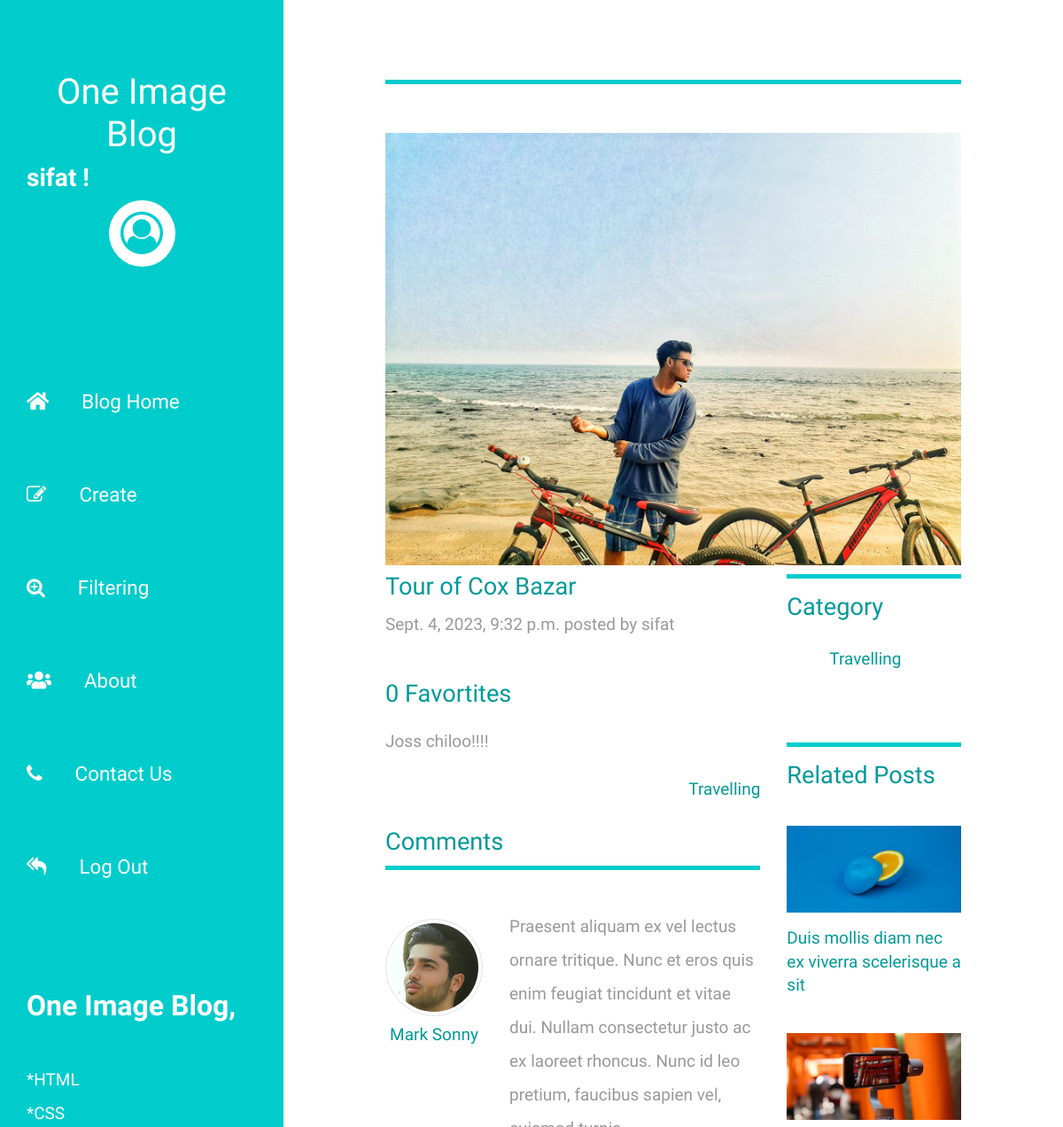
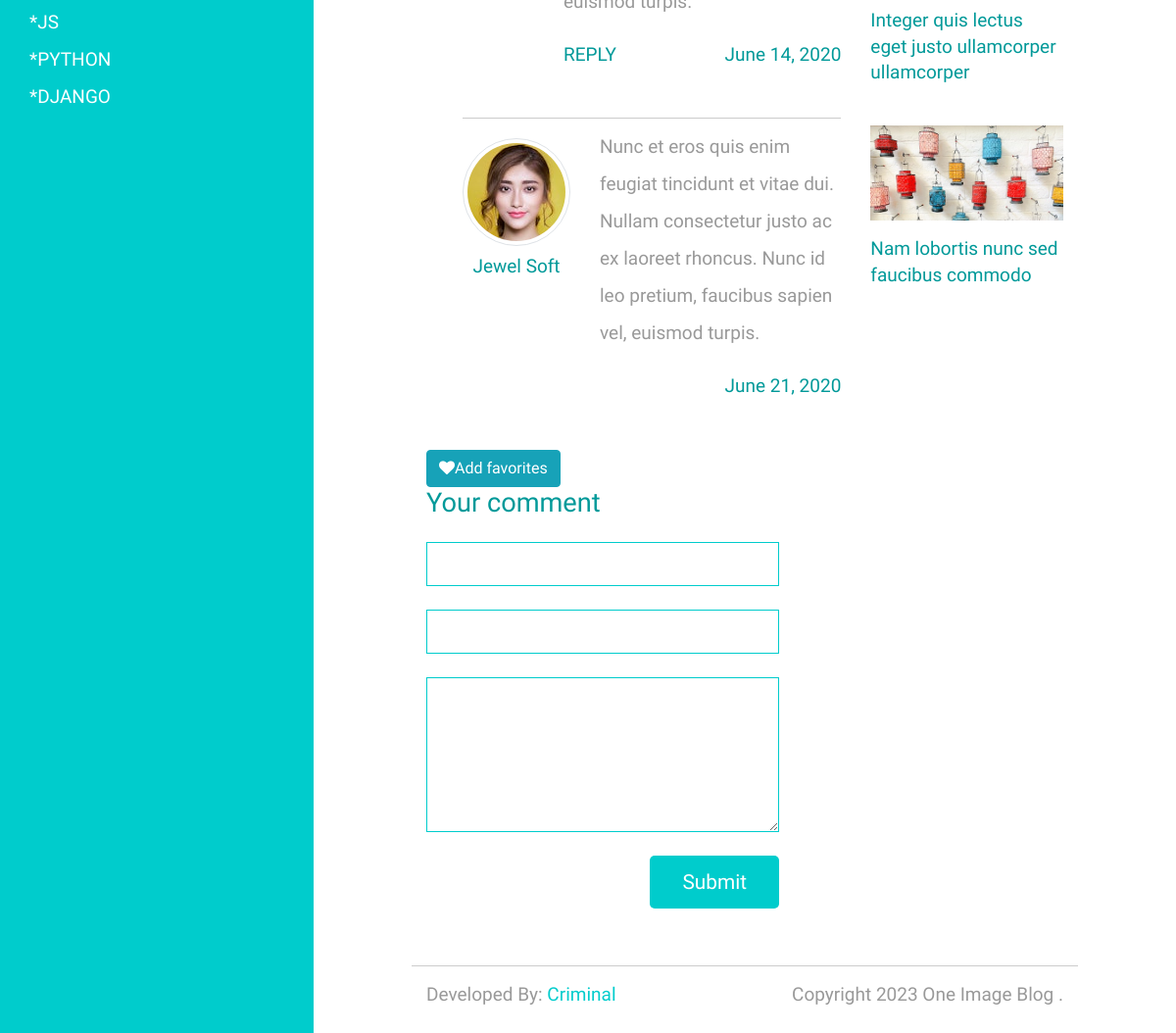
The app's page /blogs/details/6 (signed in) with its own data (2 pictures, top to bottom).
### blogs/models.py (models this page shows, shortened)
class blogs(models.Model):
    blog_title      = models.CharField(max_length=200, unique=True)
    slug            = models.SlugField(max_length=200, unique=True)
    images          = models.ImageField(upload_to='photos/chobi',blank=False)
    description     = models.TextField(max_length=5000, blank=False)
    category        = models.ForeignKey(Category, on_delete=models.CASCADE)
    created_date    = models.DateTimeField(auto_now_add=True)
    modified_date   = models.DateTimeField(auto_now=True)
    rating = models.IntegerField(null=True, default=0)
    numrating = models.IntegerField(null=True, default=0)
    avg = models.IntegerField(null=True, default=0)
    user = models.ForeignKey(User,on_delete=models.CASCADE,null=True)

### category/models.py (models this page shows, shortened)
class Category(models.Model):
    category_name = models.CharField(max_length=50, unique=True)
    slug = models.SlugField(max_length=100, unique=True)
    class Meta:
        verbose_name = 'category'
        verbose_name_plural = 'categories'

### blogs/views.py (the view)
# urls.py: path('details/<int:blog_id>',views.details,name='details'),
def details(request,blog_id):
    blog = blogs.objects.get(id = blog_id)
    fav = favorites.objects.filter(blog = blog)
    is_here = favorites.objects.filter(blog = blog , user = request.user)
    is_here2 = ratings.objects.filter(blog = blog , user = request.user)
    a = 0
    for i in fav:
        a += 1
    return render (request,'blogs/details.html',{'blog':blog,'i':a,'is_here':is_here,'is_here2':is_here2})

### blogs/templates/blogs/details.html (shortened to what this page needs)
{% extends 'base.html' %}
{% load static %}
{% block content %}
<div class="row tm-row">
    <div class="col-12">
        <hr class="tm-hr-primary tm-mb-55">
        <div class="tm-post-link-inner">
            <img src="{{ blog.images.url }}" alt="Image" class="img-fluid">
        </div>
    </div>
</div>
<div class="row tm-row">
    <div class="col-lg-8 tm-post-col">
        <div class="tm-post-full">
            <div class="mb-4">
                <h2 class="pt-2 tm-color-primary tm-post-title">{{blog.blog_title}}</h2>
                <p class="tm-mb-40">{{blog.created_date}}  posted by  {{blog.user.username}}</p>
                <p class="tm-color-primary tm-post-title">{{i}} Favortites </p>
                <p>{{blog.description}}</p>
                <span class="d-block text-right tm-color-primary">{{blog.category.category_name}}</span>
            </div>
            <div>
                <h2 class="tm-color-primary tm-post-title">Comments</h2>
                <hr class="tm-hr-primary tm-mb-45">
                <div class="tm-comment tm-mb-45">
                    <figure class="tm-comment-figure">
                        <img src="img/comment-1.jpg" alt="Image" class="mb-2 rounded-circle img-thumbnail">
                        <figcaption class="tm-color-primary text-center">Mark Sonny</figcaption>
                    </figure>
                    <div>
                        <p>
                            Praesent aliquam ex vel lectus ornare tritique. Nunc et eros
                            quis enim feugiat tincidunt et vitae dui. Nullam consectetur
                            justo ac ex laoreet rhoncus. Nunc id leo pretium, faucibus
                            sapien vel, euismod turpis.
                        </p>
                        <div class="d-flex justify-content-between">
                            <a href="#" class="tm-color-primary">REPLY</a>
                            <span class="tm-color-primary">June 14, 2020</span>
                        </div>
                    </div>
                </div>
                <div class="tm-comment-reply tm-mb-45">
                    <hr>
                    <div class="tm-comment">
                        <figure class="tm-comment-figure">
                            <img src="img/comment-2.jpg" alt="Image" class="mb-2 rounded-circle img-thumbnail">
                            <figcaption class="tm-color-primary text-center">Jewel Soft</figcaption>
                        </figure>
                        <p>
                            Nunc et eros quis enim feugiat tincidunt et vitae dui.
                            Nullam consectetur justo ac ex laoreet rhoncus. Nunc
                            id leo pretium, faucibus sapien vel, euismod turpis.
                        </p>
                    </div>
                    <span class="d-block text-right tm-color-primary">June 21, 2020</span>
                </div>
                <form action="" class="mb-5 tm-comment-form">
                    {% if is_here %}
                    <a class = 'btn btn-danger' href="{% url 'removefav' blog.id %}">Romove favorites</a>
                    {% else %}
                    <a class = 'btn btn-info' href="{% url 'fav' blog.id %}"><i class="fa fa-heart"></i>Add favorites</a>
                    {% endif %}
                    <h2 class="tm-color-primary tm-post-title mb-4">Your comment</h2>
                    <div class="mb-4">
                        <input class="form-control" name="name" type="text">
                    </div>
                    <div class="mb-4">
                        <input class="form-control" name="email" type="text">
                    </div>
                    <div class="mb-4">
                        <textarea class="form-control" name="message" rows="6"></textarea>
                    </div>
                    <div class="text-right">
                        <button class="tm-btn tm-btn-primary tm-btn-small">Submit</button>
                    </div>
                </form>
            </div>
        </div>
    </div>
    <aside class="col-lg-4 tm-aside-col">
        <div class="tm-post-sidebar">
            <hr class="mb-3 tm-hr-primary">
            <h2 class="mb-4 tm-post-title tm-color-primary">Category</h2>
            <ul class="tm-mb-75 pl-5 tm-category-list">
                <li><a href="{% url 'specific' blog.category.id %}" class="tm-color-primary">{{blog.category.category_name}}</a></li>
            </ul>
            <hr class="mb-3 tm-hr-primary">
            <h2 class="tm-mb-40 tm-post-title tm-color-primary">Related Posts</h2>
            <a href="#" class="d-block tm-mb-40">
                <figure>
                    <img src="img/img-02.jpg" alt="Image" class="mb-3 img-fluid">
                    <figcaption class="tm-color-primary">Duis mollis diam nec ex viverra scelerisque a sit</figcaption>
                </figure>
            </a>
            <a href="#" class="d-block tm-mb-40">
                <figure>
                    <img src="img/img-05.jpg" alt="Image" class="mb-3 img-fluid">
                    <figcaption class="tm-color-primary">Integer quis lectus eget justo ullamcorper ullamcorper</figcaption>
                </figure>
            </a>
            <a href="#" class="d-block tm-mb-40">
                <figure>
                    <img src="img/img-06.jpg" alt="Image" class="mb-3 img-fluid">
                    <figcaption class="tm-color-primary">Nam lobortis nunc sed faucibus commodo</figcaption>
                </figure>
            </a>
        </div>
    </aside>
</div>
{% endblock content %}

### templates/base.html (shortened to what this page needs)
<!DOCTYPE html>
{% load static %}
<html lang="en">
<head>
	<link rel="stylesheet" href="{% static 'fontawesome/css/all.min.css' %}">
    <link href="{% static 'css/bootstrap.min.css' %}" rel="stylesheet">
    <link href="{% static 'css/templatemo-xtra-blog.css' %}" rel="stylesheet">
    <link rel="stylesheet"
    href="https://cdnjs.cloudflare.com/ajax/libs/font-awesome/4.7.0/css/font-awesome.min.css">
    <link rel="stylesheet"
    href="https://cdnjs.cloudflare.com/ajax/libs/font-awesome/4.7.0/css/font-awesome.min.css">
</head>
<body>
	<header class="tm-header" id="tm-header">
        <div class="tm-header-wrapper">
            <div class="tm-site-header">
                <h1 class="text-center">One Image Blog</h1>
                    <div class="tm-mb-65">
                        {% if user.id is None %}
                        <h3 style = "color:white">Welcome!</h3>
                        {% else %}
                        <h3 style = "color:white"><b>{{user.username}} !</b></h3>
                        <a rel="nofollow" href="{% url 'profile' %}">
                            <div class="mb-3 mx-auto tm-site-logo">
                                <i class="fa fa-user-circle-o" style="font-size:48px;"></i>
                            </div>
                        </a>
                    </div>
                {% endif %}
            </div>
            <nav class="tm-nav" id="tm-nav">
                <ul>
                    {% if user.id %}
                    <li class="tm-nav-item"><a href="{% url 'home' %}" class="tm-nav-link">
                        <i class="fas fa-home"></i>
                        Blog Home
                    </a></li>
                    <li class="tm-nav-item"><a href="{% url 'create' %}" class="tm-nav-link">
                        <i class="fa fa-edit"></i>
                        Create
                    </a></li>
                    <li class="tm-nav-item"><a href="{% url 'filters' %}" class="tm-nav-link">
                        <i class="fa fa-search-plus"></i>
                        Filtering
                    </a></li>
                    <li class="tm-nav-item"><a href="{% url 'about' %}" class="tm-nav-link">
                        <i class="fas fa-users"></i>
                        About
                    </a></li>
                    <li class="tm-nav-item"><a href="{% url 'contact' %}" class="tm-nav-link">
                        <i class="fa fa-phone"></i>
                        Contact Us
                    </a></li>
                    {% endif %}
                    {% if user.id is None %}
                    <li class="tm-nav-item"><a href="{% url 'login' %}" class="tm-nav-link">
                        <i class="fa fa-sign-in"></i>
                        Log In
                    </a></li>
                    <li class="tm-nav-item"><a href="{% url 'signin' %}" class="tm-nav-link">
                        <i class="fa fa-check-circle"></i>
                        Sign Up
                    </a></li>
                    {% else %}
                    <li class="tm-nav-item"><a href="{% url 'logout' %}" class="tm-nav-link">
                        <i class="fa fa-mail-reply-all"></i>
                        Log Out
                    </a></li>
                    {% endif %}
                </ul>
            </nav>
            <p class="tm-mb-80 pr-5 text-white">
                <h2><b>One Image Blog,</b></h2><br> *HTML <br> *CSS <br> *JS <br> *PYTHON <br> *DJANGO
        </div>
    </header>
<div class="container-fluid">
    <main class="tm-main">
    {% block content %}{% endblock %}
    <footer class="row tm-row">
        <hr class="col-12">
        <div class="col-md-6 col-12 tm-color-gray">
            Developed By: <a rel="nofollow" target="_parent"
            href="https://www.facebook.com/profile.php?id=100009048088346"
            class="tm-external-link">Criminal</a>
        </div>
        <div class="col-md-6 col-12 tm-color-gray tm-copyright">
            Copyright 2023 One Image Blog .
        </div>
    </footer>
</main>
</div>
</body>
</html>

### records on screen
blogs: images (picture), blog_title "Tour of Cox Bazar", created_date "Sept. 4, 2023, 9:32 p.m.", user.username "sifat", description "Joss chiloo!!!!", category.category_name "Travelling"

### other values on screen
{{ user.username }} "sifat"
{{ i }} "0"
